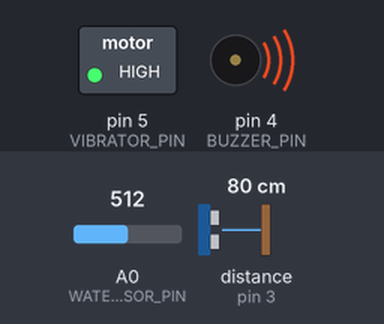
Recording of a sketch running on a simulated Arduino Uno, built with avr-gcc and run on an emulated ATmega328P. On the bench: switched loads named in the sketch (green lamp = pin HIGH), buzzer (waves = sounding, pin HIGH). Wiring (inferred from the names in the program): ultrasonic range finder: trigger pin 2; echo pin 3. Dashed ring = blinking. Inputs (shaded band) come from the test bench; at power-on: A0 (WATER_SENSOR_PIN) = 512, distance to the obstacle (sensor on pin 3) 80 cm. The echo pulse lasts 58.3 µs per cm; pins used as bus, display or sensor lines are not drawn.

Above: at 1.2 s.
1.3 s: A0 (WATER_SENSOR_PIN) set to 490
At 2.1 s:
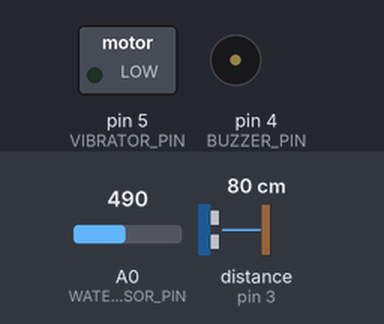
3.0 s: distance to the obstacle (sensor on pin 3) set to 34 cm
5.2 s: distance to the obstacle (sensor on pin 3) set to 26 cm
At 6.3 s:
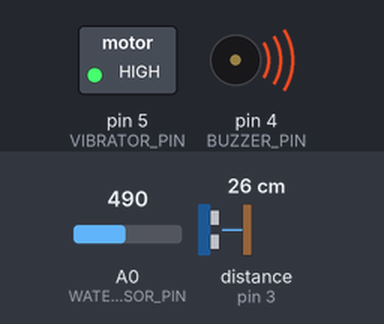
8.2 s: distance to the obstacle (sensor on pin 3) set to 35 cm
At 9.6 s:
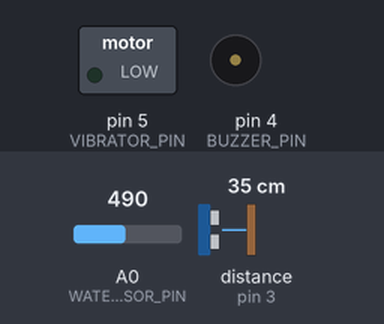
9.9 s: distance to the obstacle (sensor on pin 3) set to 2 cm
At 11.0 s:
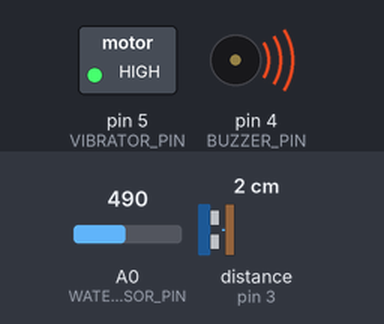
Timing chart, 0 to 13.9 s (numbered marks = the images above; inputs shaded):
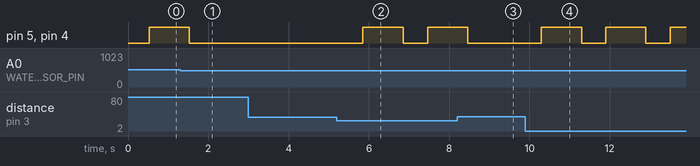

Measured:
- the behaviour switches between 31 and 30 cm on distance to the obstacle (sensor on pin 3) (found by bisection; images 1 and 2)
- after the input at 1.3 s, pin 5 (VIBRATOR_PIN), pin 4 (BUZZER_PIN): goes on until 1.5 s, then stays LOW
- after the input at 3.0 s, every drawn part: stays the same
- after the input at 5.2 s, pin 5 (VIBRATOR_PIN), pin 4 (BUZZER_PIN): LOW → HIGH after 0.65 s, → LOW 1.0 s later, → HIGH 0.61 s later
- after the input at 8.2 s, pin 5 (VIBRATOR_PIN), pin 4 (BUZZER_PIN): goes on until 8.5 s, then stays LOW
- after the input at 9.9 s, pin 5 (VIBRATOR_PIN), pin 4 (BUZZER_PIN): alternates HIGH for 1.0 s and LOW for 0.60 s, starting after 0.40 s

The sketch:

ObstacleDetection.ino
```cpp
#include "UltrasonicSensor.h"
#include "WaterSensor.h"
#include "Alarm.h"

// Define sensor pins
#define TRIGGER_PIN 2
#define ECHO_PIN 3
#define WATER_SENSOR_PIN A0
#define BUZZER_PIN 4
#define VIBRATOR_PIN 5

// Define sensor thresholds and variables
#define DISTANCE_THRESHOLD 30 // in centimeters
#define WATER_THRESHOLD 500   // analog reading threshold

UltrasonicSensor ultrasonicSensor(TRIGGER_PIN, ECHO_PIN);
WaterSensor waterSensor(WATER_SENSOR_PIN);
Alarm alarm(BUZZER_PIN, VIBRATOR_PIN);

void setup()
{
    Serial.begin(9600);
}

void loop()
{
    long distance = ultrasonicSensor.getDistance();
    int waterValue = waterSensor.getValue();
    if (distance < DISTANCE_THRESHOLD || waterValue > WATER_THRESHOLD)
    {
        alarm.activate();
    }
    delay(100); // Delay for stability
}
```

Alarm.cpp
```cpp
#include "Alarm.h"
#include <Arduino.h>

Alarm::Alarm(int buzzerPin, int vibratorPin)
    : buzzerPin(buzzerPin), vibratorPin(vibratorPin)
{
    pinMode(buzzerPin, OUTPUT);
    pinMode(vibratorPin, OUTPUT);
}

void Alarm::activate()
{
    digitalWrite(buzzerPin, HIGH);
    digitalWrite(vibratorPin, HIGH);
    delay(1000); // Alarm duration
    digitalWrite(buzzerPin, LOW);
    digitalWrite(vibratorPin, LOW);
}
```

Alarm.h
```cpp
#ifndef ALARM_H
#define ALARM_H

class Alarm
{
private:
    int buzzerPin;
    int vibratorPin;

public:
    Alarm(int buzzerPin, int vibratorPin);
    void activate();
};

#endif
```

UltrasonicSensor.cpp
```cpp
#include "UltrasonicSensor.h"
#include <Arduino.h>

UltrasonicSensor::UltrasonicSensor(int triggerPin, int echoPin)
    : triggerPin(triggerPin), echoPin(echoPin)
{
    pinMode(triggerPin, OUTPUT);
    pinMode(echoPin, INPUT);
}

long UltrasonicSensor::getDuration()
{
    digitalWrite(triggerPin, LOW);
    delayMicroseconds(2);
    digitalWrite(triggerPin, HIGH);
    delayMicroseconds(10);
    digitalWrite(triggerPin, LOW);
    return pulseIn(echoPin, HIGH);
}

long UltrasonicSensor::getDistance()
{
    long totalDistance = 0;
    for (int i = 0; i < NUM_READINGS; i++)
    {
        long duration = getDuration();
        long distance = duration * SOUND_SPEED / 2;
        totalDistance += distance;
        delay(50); // Short delay between readings
    }
    return totalDistance / NUM_READINGS;
}
```

UltrasonicSensor.h
```cpp
#ifndef ULTRASONIC_SENSOR_H
#define ULTRASONIC_SENSOR_H

#define SOUND_SPEED 0.0343 // speed of sound in cm/microsecond
#define NUM_READINGS 5     // number of readings for averaging

class UltrasonicSensor
{
private:
    int triggerPin;
    int echoPin;

public:
    UltrasonicSensor(int triggerPin, int echoPin);
    long getDuration();
    long getDistance();
};

#endif
```

WaterSensor.cpp
```cpp
#include "WaterSensor.h"
#include <Arduino.h>

WaterSensor::WaterSensor(int pin) : pin(pin)
{
    pinMode(pin, INPUT);
}

int WaterSensor::getValue()
{
    int sum = 0;
    for (int i = 0; i < NUM_READINGS; i++)
    {
        sum += analogRead(pin);
        delay(50); // Short delay between readings
    }
    return sum / NUM_READINGS;
}
```

WaterSensor.h
```cpp
#ifndef WATER_SENSOR_H
#define WATER_SENSOR_H

#define NUM_READINGS 5 // number of readings for averaging

class WaterSensor
{
private:
    int pin;

public:
    WaterSensor(int pin);
    int getValue();
};

#endif
```
